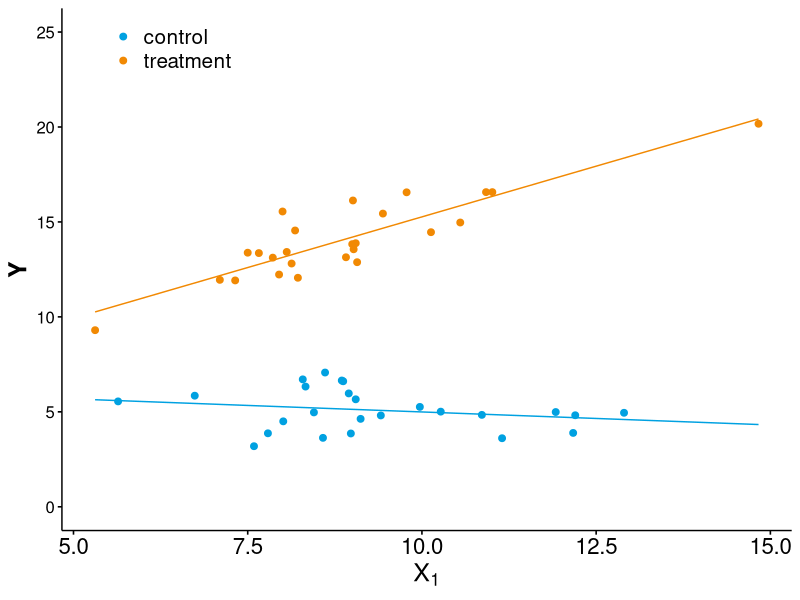

The R script that drew this image:
## ---- chunk 1
#| eval: true
#| echo: false
suppressMessages(library(MASS))
set.seed(1234)
tmp = round(mvrnorm(100, mu = c(0, 0, 0), 
                    Sigma = matrix(c(1, .4, .4, .4, 1, .1, .4, .1, 1), nrow = 3)), 2)

df1 = data.frame(ID = 1:100, Y = tmp[,1], X1 = tmp[,2], X2 = tmp[,3])

head(df1)
## ---- chunk 2
#| eval: true
#| evho: false
# predict Y from X1 and X2 in a multiple regression
mod1 = lm(formula = Y ~ X1 + X2, data = df1)

# display the results
summary(mod1)

## ---- chunk 3
#| eval: true
#| echo: false
# predict Y from X1, X2, and their interaction
# Version A:
mod2 = lm(formula = Y ~ X1 + X2 + X1:X2, data = df1)

# Version B:
mod2 = lm(formula = Y ~ X1*X2, data = df1)

# display the results
summary(mod2)
## ---- chunk 4
#| eval: true
#| echo: false
# test for a significant increase in variance explained
# between the less complex mod1 and the more complex mod2
anova(mod1, mod2)
## ---- chunk 5
#| echo: false
#| eval: true
# generate some data
set.seed(1234)
X1 = round(rnorm(50, mean = 10, sd = 2),2)
X2 = rep(c(0, 1), 25)
Y = round(5 + X1*X2 + rnorm(50, 0, 1),2)

# put the data into a data frame
df2 = data.frame(ID = 1:50, Y, X1, 
                 X2 = factor(X2, levels = 0:1, labels = c('control', 'treatment')))

# show the data 
head(df2)
## ---- chunk 6
#| eval: true
#| echo: false
# run the regression analysis
mod3a = lm(formula = Y ~ X1 + X2, data = df2)

# show the results
summary(mod3a)
## ---- chunk 7
#| eval: true
#| echo: false
# run the regression analysis
mod3b = lm(formula = Y ~ X1 * X2, data = df2)

# show the results
summary(mod3b)
## ---- chunk 8
#| eval: true
#| echo: false
#| code-overflow: wrap
# test for a significant increase in variance explained between mod3a and mod3b
anova(mod3a, mod3b)
## ---- chunk 9
#| echo: false
#| eval: true
# load library for plotting
suppressMessages(library(ggpubr))

# define custom colour palette
QUB_palette = c("#00A1E1", "#F18903", "#AC004D")

p1 = ggscatter(data = df2, x = "X1", y = "Y", color = 'X2', palette = QUB_palette[1:2],
          fullrange = TRUE) +
  geom_smooth(aes(x = X1, y = Y), data = subset(df2, X2 == 'control'),
              method = 'lm', se = F, color = QUB_palette[1], linewidth = 0.5, fullrange = T,
              formula = y ~ x) +
  geom_smooth(aes(x = X1, y = Y), data = subset(df2, X2 == 'treatment'),
              method = 'lm', se = F, color = QUB_palette[2], linewidth = 0.5, fullrange = T,
              formula = y ~ x)

ggpar(p1, legend = c(0.15, 0.95), legend.title = "", font.y = c(18, 'bold'),
      font.x = c(18, "bold"), font.xtickslab = 16, font.legend = 15, 
      xlab = bquote(X[1]), ylim = c(0, 25))

